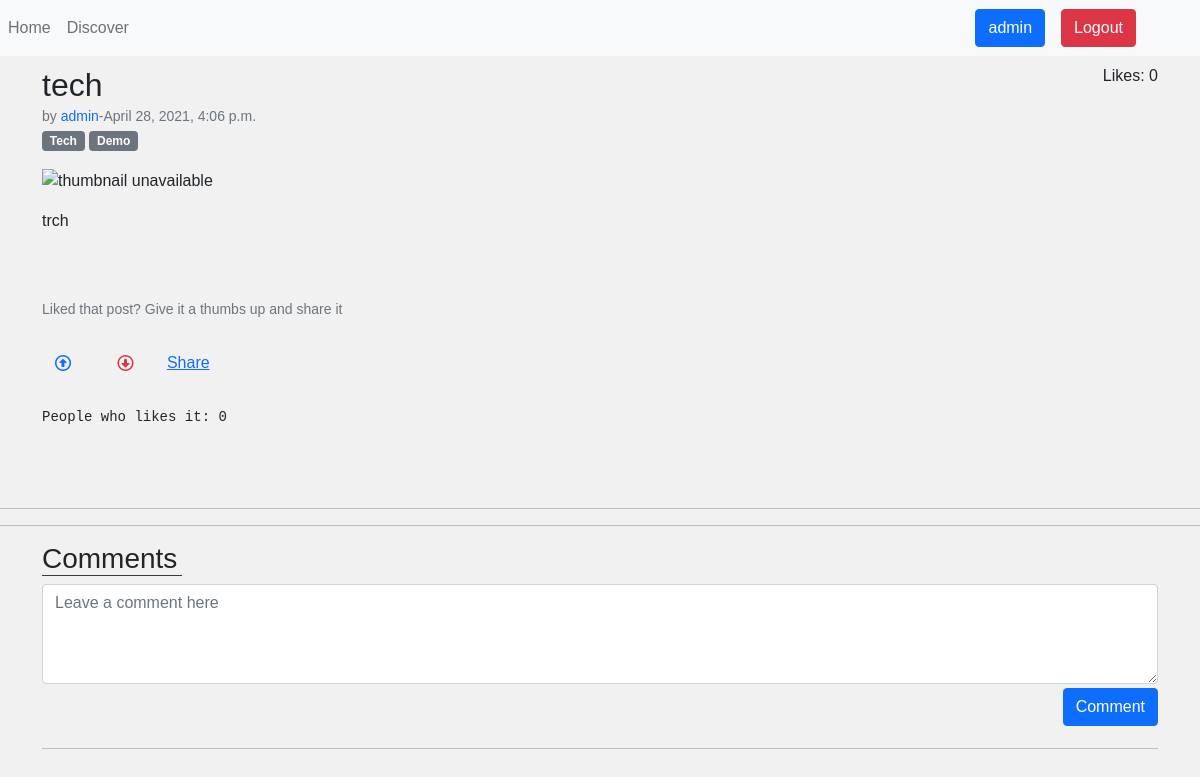
The app's page /post/414 (signed in), older data.
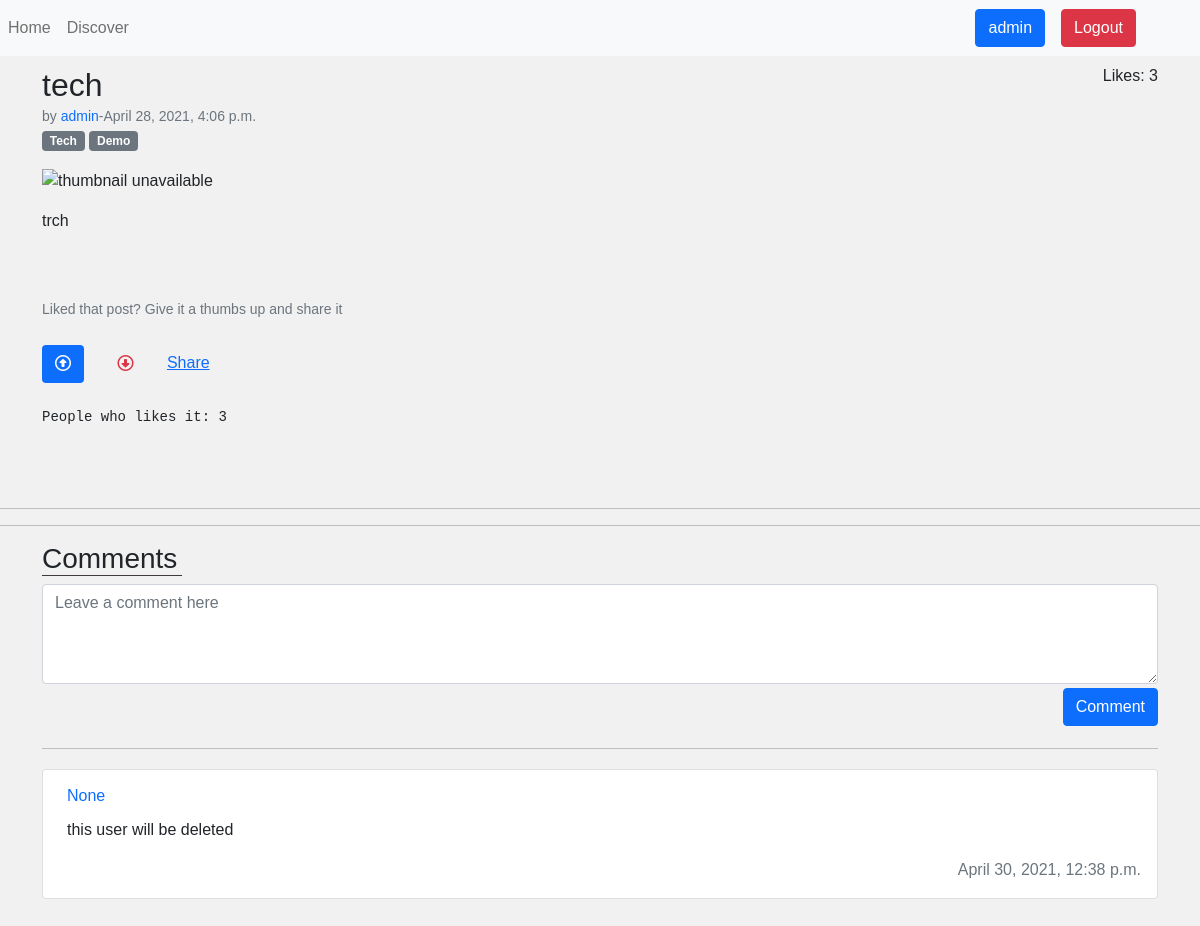
The same page, newer data.
### index/models.py (models this page shows)
class Post(models.Model):
    class Meta:
        ordering = ['-created_at']
    def __str__(self):
        return self.title
    title = models.TextField(max_length=200, null=True, blank=True)
    author = models.ForeignKey(Profile, on_delete=models.SET_NULL, null=True, blank=True)
    content = models.TextField(null=True, blank=True)
    created_at = models.DateTimeField(auto_now_add=True)
    likes = models.IntegerField(default=0)
    views = models.IntegerField(default=0)
    views_for_algo = models.IntegerField(default=0) # To hide from admin: , db_index=True, editable=False
    rank = models.IntegerField(default=0)
    tags = models.ManyToManyField(Tags)
    thumbnail = models.URLField(null=True, blank=True)
    shared = models.BooleanField(default=False)
    shared_by = models.ForeignKey(Profile, related_name="shared_by", on_delete=models.SET_NULL, null=True, blank=True)
    shared_post_id = models.IntegerField(null=True, blank=True)
    shared_at = models.DateTimeField(auto_now_add=True, blank=True, null=True)

class Tags(models.Model):
    def __str__(self):
        return self.tag_name
    tag_name = models.CharField(max_length=50, null=False, blank=False)

class Comments(models.Model):
    class Meta:
        ordering = ['-created_at']
    post = models.ForeignKey(Post, on_delete=models.CASCADE)
    author = models.ForeignKey(Profile, on_delete=models.SET_NULL,  null=True, blank=True)
    content = models.TextField(null=False, blank=False)
    created_at = models.DateTimeField(auto_now_add=True)
    likes = models.IntegerField(default=0)

### authentication/models.py (models this page shows)
class Profile(models.Model):
    def __str__(self):
        return self.user.username
    user = models.ForeignKey(User, on_delete=models.CASCADE)

### index/views.py (the view)
# urls.py: path('post/<int:post_id>', views.post_details, name="post_details"),
def post_details(request, post_id):
    has_liked = False
    try:
        post = Post.objects.get(id=post_id)
    except Post.DoesNotExist:
        messages.error(request, "The post you are looking for is not available!")
        return redirect('index:index')
    profile = Profile.objects.get(user=request.user)
    try:
        user_like = LikesUsers.objects.get(user=profile, post=post)
        has_liked = True
    except:
        user_like = ""
        has_liked = False
    comments = Comments.objects.filter(post=post)
    follower = FollowModel.objects.get(follower=profile)
    following = follower.following.all()
    follower = follower.follower
    viewd_post, created = ViewedPost.objects.get_or_create(post=post, Profile=profile)
    print(viewd_post, created)
    post_views = post.views
    post_views = post_views + 1
    post_views_for_algo = post.views_for_algo
    if created:
        post_views_for_algo = post_views_for_algo + 1
    Post.objects.select_for_update().filter(id=post_id).update(views=post_views, views_for_algo=post_views_for_algo)
    if post.author in following and post.author != follower: # Making sure the user can't unfollow himself
        is_following = True
        is_same = False
    elif post.author == follower:
        is_following = False
        is_same = True
    else:
        is_following = False
        is_same = False
    ctx = {'post': post, 'user_like': user_like, 'has_liked': has_liked, 'comment': comments, 'is_following': is_following, 'is_same': is_same}
    return render(request, 'index/post_details.html', ctx)

### index/models.py (called while the page is built)
    def __str__(self):
        return str(self.Profile) + "-" + str(self.post)

### index/templatetags/markdown_extras.py (called while the page is built)
@register.filter()
@stringfilter
def markdown(value):
    return md.markdown(value, extensions=['markdown.extensions.fenced_code'])

### index/templates/index/post_details.html (shortened to what this page needs)
{% extends 'index/base.html' %}
{% load markdown_extras %}
{% load static %}
{% block add_link %}
<link rel="stylesheet" href="{% static 'css/feed_page.css' %}">{% endblock %}
{% block body %}
<div class="container-sm mt-2">
    <div class="d-flex justify-content-between align-items-end">
        <h2 class="pb-0 mb-0">{{ post.title }}</h2>
        <p class="">Likes: {{ post.likes }}</p>
    </div>
    <small class="text-muted mb-1">by <a href="{% url 'index:user_profile' post.author %}" style="text-decoration: none;">{{ post.author }}</a>-{{ post.created_at }}</small>
    <br>
    {% for tags in post.tags.all %}
        <a href="{% url 'index:discover_tags' tags %}" ><small class="badge bg-secondary" >{{ tags }}</small></a>
    {% endfor %}
    <div class="mt-3"><img width="100%" src="{{ post.thumbnail }}" alt="thumbnail unavailable"></div>
    <p>{{ post.content| markdown | safe }}</p>
    <br><br>
    <form action="" method="POST" id="form">
        <small class="text-muted">Liked that post? Give it a thumbs up and share it</small> <br> <br>
        <button type="button" id="like_btn" name="like_val"
            class="btn text-primary {% if has_liked and user_like.value == 1 %} bg-primary text-white {% endif %}"
            value="like"><i class="far fa-arrow-alt-circle-up"></i></button>
        <button type="button" id="dislike_btn" name="like_val"
            class="btn text-danger mx-3 {% if has_liked and user_like.value == -1 %} bg-danger text-white {% endif %}"
            value="dislike"><i class="far fa-arrow-alt-circle-down"></i></button>
        <a href="#share" data-bs-toggle="modal" data-bs-target="#shareModal">Share</a>
        <br> <br>
        <pre>People who likes it: <span id="likes_count">{{ post.likes }}</span></pre>
    </form>
</div>
<br><br>
<hr>
<hr>
<div class="container-sm">
    <h3 style="border-bottom: 1px solid #403a3a !important; width:140px;">Comments</h3>
    <form action="{% url 'index:post_comment' post.id %}" method="POST">
        <textarea class="form-control" placeholder="Leave a comment here" id="comment" name="content"
            style="height: 100px"></textarea>
        <button type="submit" class="btn btn-primary mt-1" style="float: right;">Comment</button>
    </form>
    <br><br>
    <hr>
    {% for comment in comment %}
    <div class="card p-md-3 mb-2 p-sm-1 p-0 pt-3" style="max-width: 100%;">
        <div class="">
            <div class="d-flex flex-column ms-2">
                <div class="mb-1 text-primary d-flex justify-content-between">
                    <h6 class="">{{ comment.author }}</h6>
                </div>
                <p class="comment-text">{{ comment.content }}</p>
                <div class="d-flex flex-row justify-content-end"> <span
                        class="text-muted fw-normal fs-10">{{ comment.created_at }}</span>
                </div>
            </div>
        </div>
    </div>
    {% endfor %}
</div>
<br><br><br><br><br><br><br><br>
{% endblock %}

### index/templates/index/base.html (shortened to what this page needs)
<!DOCTYPE html>
{% load static %}
<html lang="en">
<head>
    <link href="https://cdn.jsdelivr.net/npm/bootstrap@5.0.0-beta3/dist/css/bootstrap.min.css" rel="stylesheet"
>
    <link rel="stylesheet" href="https://cdnjs.cloudflare.com/ajax/libs/font-awesome/4.7.0/css/font-awesome.min.css">
    <link rel="stylesheet" href="{% static 'css/base.css' %}">
    <link rel="stylesheet" href="{% static 'css/registration.css' %}">
    {% block add_link %}{% endblock %}
</head>
<body>
    <nav class="navbar navbar-expand-sm   navbar-light bg-light">
        <div class="collapse navbar-collapse d-md-flex justify-content-between" id="navbarTogglerDemo03">
            <ul class="navbar-nav mr-auto mt-2 mt-lg-0">
                <li class="nav-item">
                    <a class="nav-link" href="{% url 'index:index' %}">Home <span class="sr-only">(current)</span></a>
                </li>
                <li class="nav-item">
                    <a class="nav-link" href="{% url 'index:discover' %}">Discover</a>
                </li>
            </ul>
            {% if request.user.is_authenticated %}
            <ul class="navbar-nav mt-2 mt-lg-0 m-5 mb-0">
                <li><a href="{% url 'authentication:account' %}" class="btn btn-primary"
                        style="text-style:none;">{{ request.user.username }}</a> </li>
                <li><a href="{% url 'authentication:logout' %}" class="btn btn-danger mx-3"
                        style="text-style:none;">Logout</a> </li>
            </ul>
            {% endif %}
        </div>
    </nav>
    {% block body %}
    {% endblock %}
</body>
</html>

### static/css/feed_page.css (style rules this page uses)
body { font-family: Arial; background: #f1f1f1; }
.card { background-color: white; padding: 20px; margin-top: 20px; }

### index/templates/index/base.html (style rules this page uses)
body { min-width: 500px; width: auto !important; }

Row changes from the older to the newer data that the page shows:
changed Post "tech": likes "0" → "3"
added Comments: author "None", content "this user will be deleted", created_at "April 30, 2021, 12:38 p.m."
